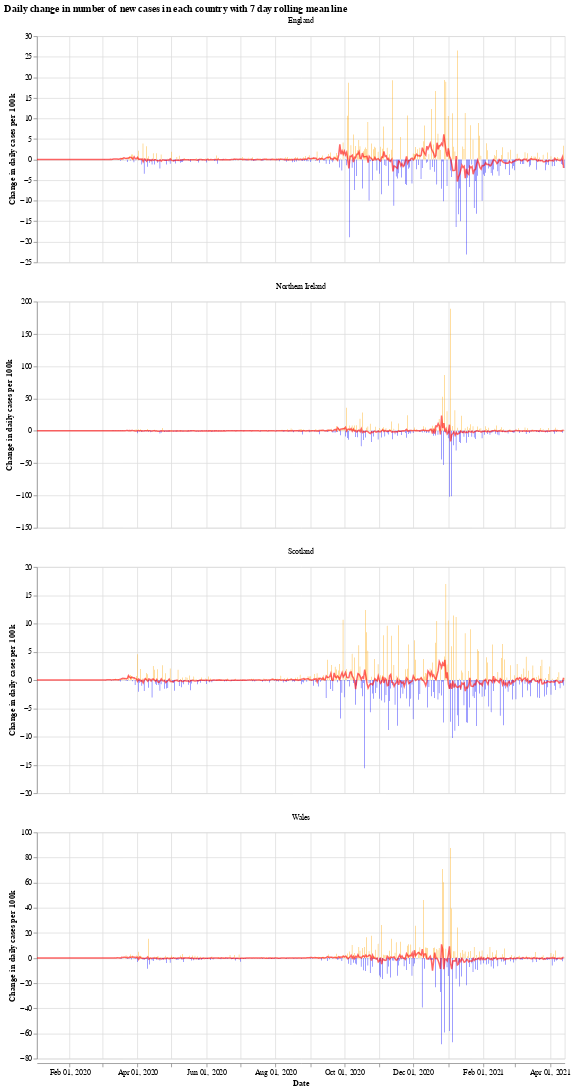

Notebook code cell kept with this figure:
### Markdown cell above
We will use the Python library `Altair` for visualising the data, see the [altair docs](https://altair-viz.github.io/) for more information.

First we have a graph which shows the daily change in the number of new cases for each country. This number jumps up and down all over the place, which is likely due to delay in reporting of new cases over the weekend. Another interesting thing is that it looks like the daily cases in Wales experienced a much shorter period of calm over the summer (calm in the sense of daily cases not jumping up and down).

The orange bars are days when the number of new cases (per 100k population) was more than the previous day, while the blue are days when the number of new cases dropped. The red line is the 7 day moving average. 

When the moving average line is below 0, it means that there is a consistent drop in new cases. We can see this clearly happening around the times that lockdowns were introduced (though, to varying degrees). I will update the graphs soon with a marker of when each lockdown started.

### Code cell
# collapse
import altair as alt

bars = alt.Chart(uk_cases).mark_bar().encode(
    x=alt.X("yearmonthdate(date):T", axis=alt.Axis(title='Date')),
    y=alt.Y("casesChangeRate:Q", axis=alt.Axis(title='Change in daily cases per 100k')),
    tooltip='casesChange',
    color=alt.condition(
        alt.datum.casesChangeRate > 0,
        alt.value("orange"),  # The positive color
        alt.value("blue")  # The negative color
    )
).properties(title='Daily change in number of new cases with 7 day rolling mean',width=700).interactive()

line = alt.Chart(uk_cases).mark_line(
    color='red',
    size=2,
    opacity=0.6
).transform_window(
    rolling_mean='mean(casesChangeRate)',
    frame=[0, 7],
    groupby=['areaName']
).encode(
    x='yearmonthdate(date):T',
    y='rolling_mean:Q'
)

alt.layer(bars, line, data=uk_cases).facet(alt.Column(
    'areaName', title=''), columns=1).resolve_scale(y='independent').properties(title='Daily change in number of new cases in each country with 7 day rolling mean line')

### Figure 1 — Vega-Lite specification as saved in the notebook (floating-point values rounded to 4 significant figures; data arrays with more than 128 entries replaced by an {"elided": "..."} marker saying what was removed)
{"config": {"view": {"continuousWidth": 400, "continuousHeight": 300}}, "data": {"name": "data-464ea61cfbae8ed4c0fd8aa2049b6036"}, "facet": {"type": "nominal", "field": "areaName", "title": ""}, "spec": {"layer": [{"mark": "bar", "encoding": {"color": {"condition": {"value": "orange", "test": "(datum.casesChangeRate > 0)"}, "value": "blue"}, "tooltip": {"type": "quantitative", "field": "casesChange"}, "x": {"type": "temporal", "axis": {"title": "Date"}, "field": "date", "timeUnit": "yearmonthdate"}, "y": {"type": "quantitative", "axis": {"title": "Change in daily cases per 100k"}, "field": "casesChangeRate"}}, "selection": {"selector001": {"type": "interval", "bind": "scales", "encodings": ["x", "y"]}}, "title": "Daily change in number of new cases with 7 day rolling mean", "width": 700}, {"mark": {"type": "line", "color": "red", "opacity": 0.6, "size": 2}, "encoding": {"x": {"type": "temporal", "field": "date", "timeUnit": "yearmonthdate"}, "y": {"type": "quantitative", "field": "rolling_mean"}}, "transform": [{"window": [{"op": "mean", "field": "casesChangeRate", "as": "rolling_mean"}], "frame": [0, 7], "groupby": ["areaName"]}]}]}, "columns": 1, "resolve": {"scale": {"y": "independent"}}, "title": "Daily change in number of new cases in each country with 7 day rolling mean line", "$schema": "https://vega.github.io/schema/vega-lite/v4.8.1.json", "datasets": {"data-464ea61cfbae8ed4c0fd8aa2049b6036": {"elided": "1868 records"}}}
